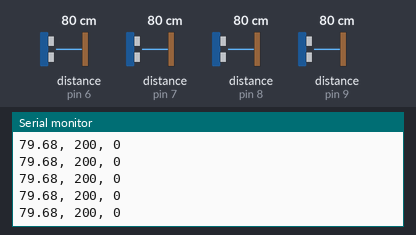
Bench run of a sketch on a simulated Arduino Uno, built with avr-gcc and run on an emulated ATmega328P. On the bench: the last lines printed to the serial monitor. Wiring (inferred from the names in the program): 4 × ultrasonic range finder: trigger pin 2, echo pin 6 / trigger pin 3, echo pin 7 / trigger pin 4, echo pin 8 / trigger pin 5, echo pin 9. The test bench sets the inputs (shaded band); at power-on: distance to the obstacle (sensors on pin 6, pin 7, pin 8, pin 9) 80 cm. The echo pulse lasts 58.3 µs per cm.

Above: at 1.2 s.
1.3 s: distance to the obstacle (sensor on pin 6) set to 2 cm
At 1.51 s:
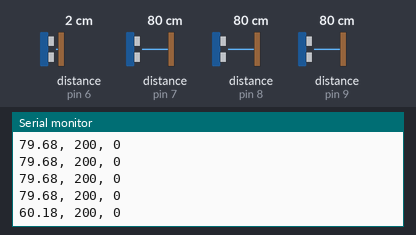
2.8 s: distance to the obstacle (sensor on pin 7) set to 2 cm
At 2.81 s:
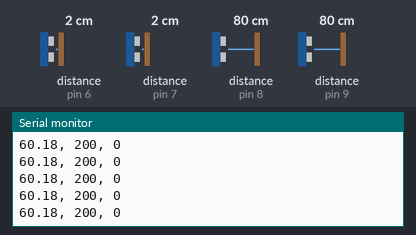
4.3 s: distance to the obstacle (sensor on pin 8) set to 60 cm
At 4.5 s:
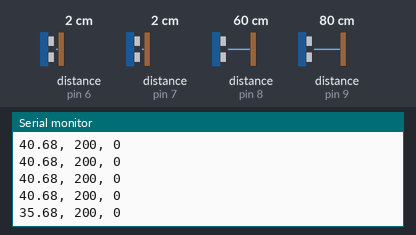
7.3 s: distance to the obstacle (sensor on pin 9) set to 2 cm
At 7.46 s:
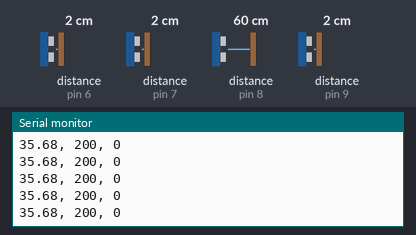
8.8 s: distance to the obstacle (sensor on pin 8) set to 2 cm
At 8.9 s:
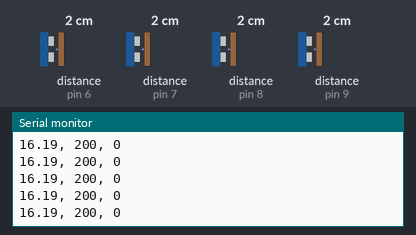
11.8 s: distance to the obstacle (sensor on pin 6) set to 4 cm
At 11.95 s:
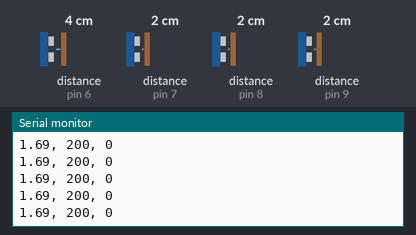
Timing chart, 0 to 14.3 s (numbered marks = the images above; inputs shaded):
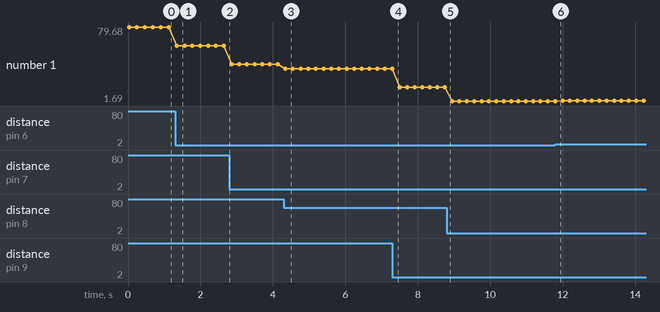

The sketch:

sensor_test.ino
```cpp
const int echoPin[] = {6, 7, 8, 9};
const int triggerPin[] = {2, 3, 4 ,5};

void setup() {
  Serial.begin(9600);
  Serial.write("Starting sensors");
  // put your setup code here, to run once:
  for (int i = 0; i < sizeof(echoPin) / sizeof(echoPin[0]); i++) {
    pinMode(echoPin[i], INPUT);
    pinMode(triggerPin[i], OUTPUT);
  }
  Serial.println("\nStarting loop");
}

void loop() {
  // put your main code here, to run repeatedly:
  float sensors[] = {0, 0, 0, 0};
  for (int i = 0; i < sizeof(echoPin) / sizeof(echoPin[0]); i++) {
    digitalWrite(triggerPin[i], LOW);
    delayMicroseconds(2);
    digitalWrite(triggerPin[i], HIGH);
    delayMicroseconds(10);
    digitalWrite(triggerPin[i], LOW);
    float duration = pulseIn(echoPin[i], HIGH);
    float distance = (duration*.0343)/2;

    if (distance < 400) sensors[i] = distance;


  }
  float average = (sensors[0] + sensors[1] + sensors[2] + sensors[3])/4;
  Serial.print(average);
  Serial.print(", ");
  Serial.print(200);
  Serial.print(", ");
  Serial.println(0);

  delay(200);
}
```

Measured:
- after the input at 1.3 s, the serial monitor: prints a new line after 0.05 s (image 1)
- after the input at 4.3 s, the serial monitor: prints a new line at once (image 3)
- plotted number 1: 79.68 → 60.18 after the input at 1.3 s, 60.18 → 40.68 after the input at 2.8 s, 40.68 → 35.68 after the input at 4.3 s, 35.68 → 16.19 after the input at 7.3 s, 16.19 → 1.69 after the input at 8.8 s
